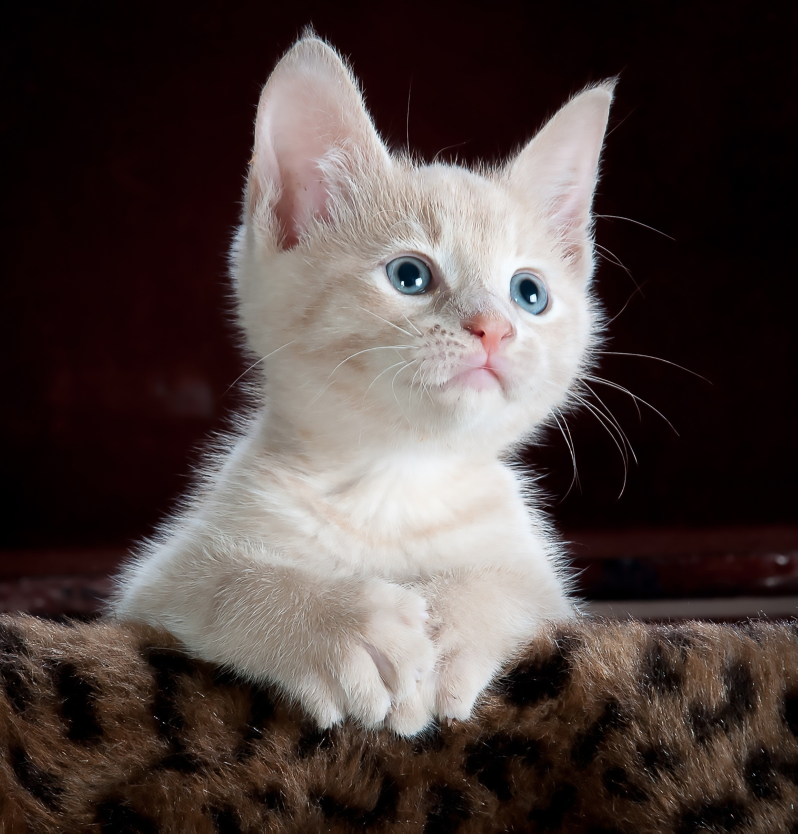
#> input picture python/assets/cat.jpeg, 2392 x 2500 px (shown at 1/3 size)
$ python tutorial_01.py
#> lines starting #> are read from the running program, lines starting #| are printed output that depends on the picture
import cv2 as cv

# check version
# print(cv.__version__)

img = cv.imread('./assets/cat.jpeg', 0)
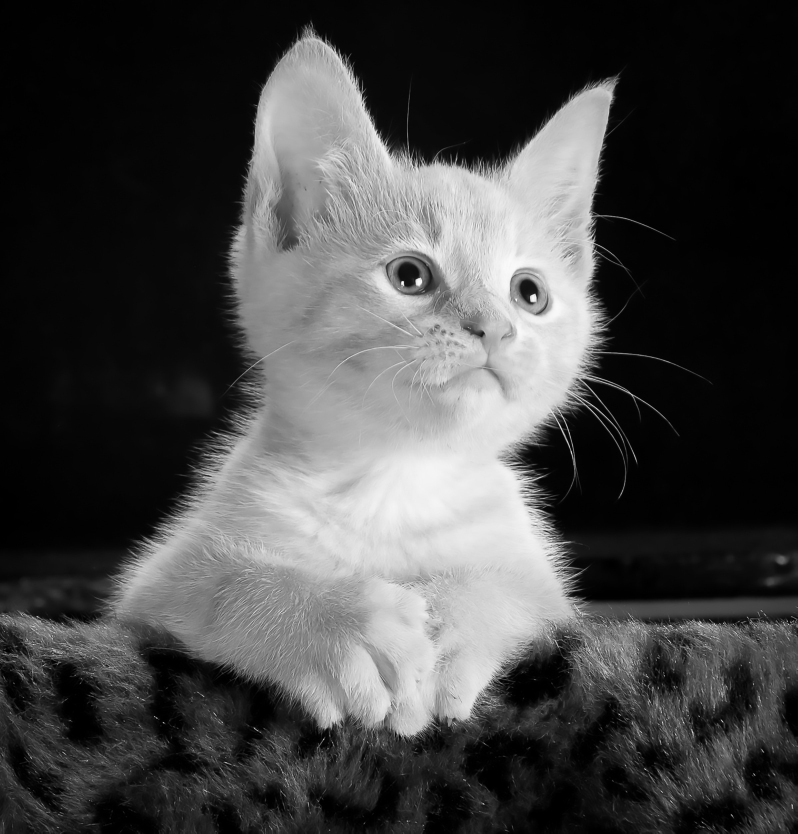
#> img: shape (2500, 2392) (shown at 1/3 size); min 0, max 255, mean 70
print('before: ', type(img), img.shape, img.size)
#| before:  <class 'numpy.ndarray'> (2500, 2392) 5980000

img = cv.resize(img, (0, 0), fx=.5, fy=.5)  # shrink xy by factor of 1/2
#> img: shape (1250, 1196)
print('resized: ', type(img), img.shape, img.size)
#| resized:  <class 'numpy.ndarray'> (1250, 1196) 1495000


rotation_options = [
        cv.ROTATE_90_CLOCKWISE,  # 90 deg clockwise
        cv.ROTATE_180,  # 180 def clockwise
        cv.ROTATE_90_COUNTERCLOCKWISE
        ]

img = cv.rotate(img, cv.ROTATE_90_CLOCKWISE)
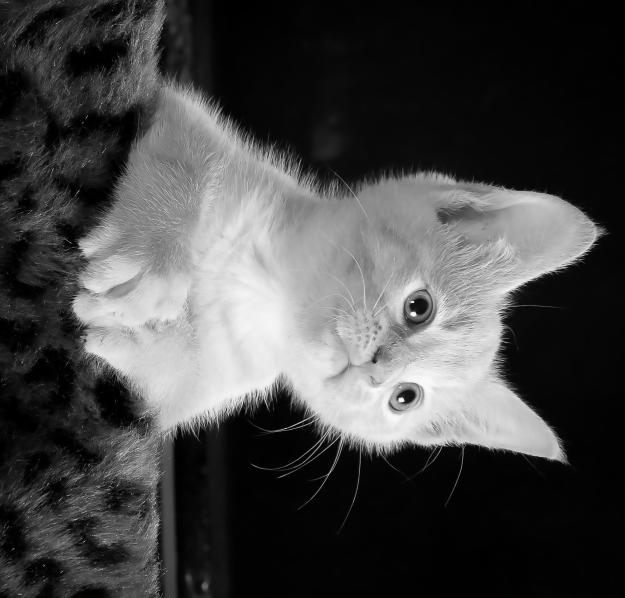
#> img: shape (1196, 1250) (shown at 1/2 size); min 0, max 254, mean 70.1
print('rotate: ', type(img), img.shape, img.size)
#| rotate:  <class 'numpy.ndarray'> (1196, 1250) 1495000

cv.imwrite('./assets/new_image.jpg', img)
cv.imshow('cat', img)
cv.waitKey(0)
cv.destroyAllWindows()

$ run again, with python/assets/ears.png saved as python/assets/cat.jpeg
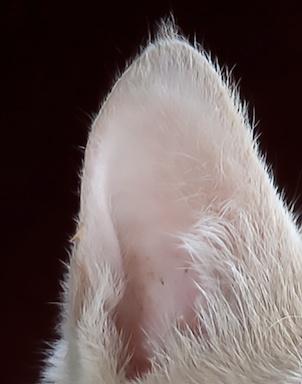
#> input picture python/assets/ears.png, 302 x 384 px
#| before:  <class 'numpy.ndarray'> (384, 302) 115968
#> `img = cv.resize(img, (0, 0), fx=.5, fy=.5)`:
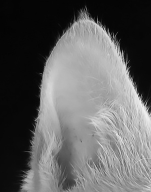
#> img: shape (192, 151); min 1, max 240, mean 97.8
#| resized:  <class 'numpy.ndarray'> (192, 151) 28992
#> `img = cv.rotate(img, cv.ROTATE_90_CLOCKWISE)`:
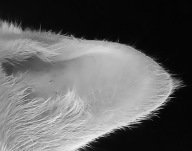
#> img: shape (151, 192); min 1, max 240, mean 97.8
#| rotate:  <class 'numpy.ndarray'> (151, 192) 28992
